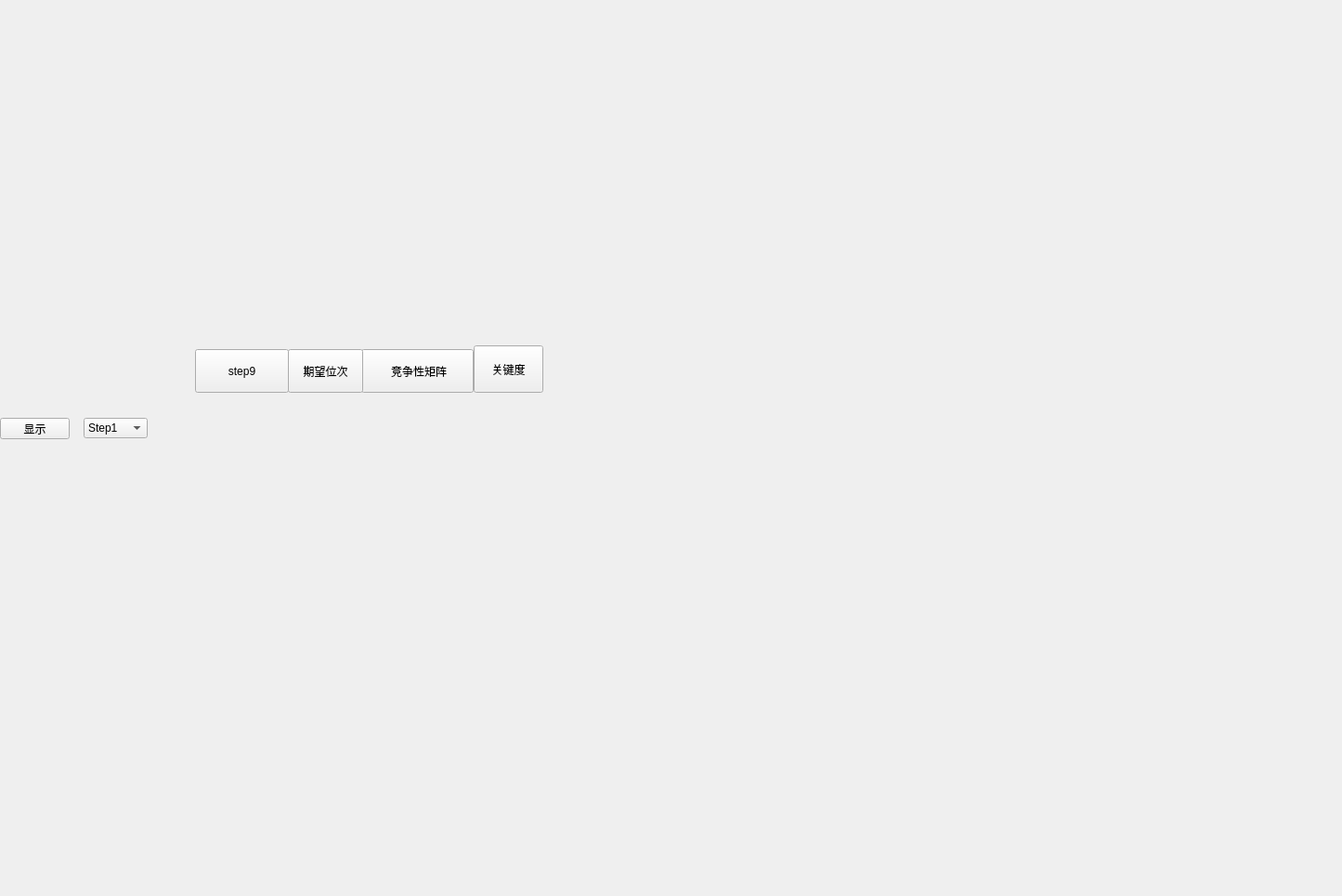
<?xml version="1.0" encoding="UTF-8"?>
<ui version="4.0">
 <class>Step9</class>
 <widget class="QWidget" name="Step9">
  <property name="geometry">
   <rect>
    <x>0</x>
    <y>0</y>
    <width>1445</width>
    <height>965</height>
   </rect>
  </property>
  <property name="windowTitle">
   <string>Form</string>
  </property>
  <widget class="QStackedWidget" name="stackedWidget">
   <property name="geometry">
    <rect>
     <x>725</x>
     <y>0</y>
     <width>720</width>
     <height>480</height>
    </rect>
   </property>
   <property name="currentIndex">
    <number>0</number>
   </property>
   <widget class="QWidget" name="page"/>
   <widget class="QWidget" name="page_2"/>
  </widget>
  <widget class="QWidget" name="widget" native="true">
   <property name="geometry">
    <rect>
     <x>0</x>
     <y>0</y>
     <width>720</width>
     <height>480</height>
    </rect>
   </property>
   <widget class="QPushButton" name="pushButton">
    <property name="geometry">
     <rect>
      <x>210</x>
      <y>376</y>
      <width>101</width>
      <height>47</height>
     </rect>
    </property>
    <property name="font">
     <font>
      <family>Microsoft YaHei UI</family>
      <pointsize>9</pointsize>
      <stylestrategy>PreferAntialias</stylestrategy>
     </font>
    </property>
    <property name="text">
     <string>step9</string>
    </property>
   </widget>
   <widget class="QPushButton" name="pushButton_3">
    <property name="geometry">
     <rect>
      <x>0</x>
      <y>450</y>
      <width>75</width>
      <height>23</height>
     </rect>
    </property>
    <property name="text">
     <string>显示</string>
    </property>
   </widget>
   <widget class="QPushButton" name="pushButton_2">
    <property name="geometry">
     <rect>
      <x>389</x>
      <y>376</y>
      <width>121</width>
      <height>47</height>
     </rect>
    </property>
    <property name="text">
     <string> 竞争性矩阵</string>
    </property>
   </widget>
   <widget class="QPushButton" name="pushButton_4">
    <property name="geometry">
     <rect>
      <x>310</x>
      <y>376</y>
      <width>81</width>
      <height>47</height>
     </rect>
    </property>
    <property name="text">
     <string>期望位次</string>
    </property>
   </widget>
   <widget class="QPushButton" name="pushButton_5">
    <property name="geometry">
     <rect>
      <x>510</x>
      <y>372</y>
      <width>75</width>
      <height>51</height>
     </rect>
    </property>
    <property name="text">
     <string>关键度</string>
    </property>
   </widget>
   <widget class="QComboBox" name="comboBox">
    <property name="geometry">
     <rect>
      <x>90</x>
      <y>450</y>
      <width>69</width>
      <height>22</height>
     </rect>
    </property>
    <item>
     <property name="text">
      <string>Step1</string>
     </property>
    </item>
    <item>
     <property name="text">
      <string>Step2</string>
     </property>
    </item>
    <item>
     <property name="text">
      <string>Step3</string>
     </property>
    </item>
    <item>
     <property name="text">
      <string>Step4</string>
     </property>
    </item>
    <item>
     <property name="text">
      <string>Step5</string>
     </property>
    </item>
    <item>
     <property name="text">
      <string>Step6</string>
     </property>
    </item>
    <item>
     <property name="text">
      <string>Step7</string>
     </property>
    </item>
    <item>
     <property name="text">
      <string>Step8</string>
     </property>
    </item>
    <item>
     <property name="text">
      <string>Step9</string>
     </property>
    </item>
   </widget>
  </widget>
  <widget class="QStackedWidget" name="stackedWidget_2">
   <property name="geometry">
    <rect>
     <x>0</x>
     <y>485</y>
     <width>1445</width>
     <height>480</height>
    </rect>
   </property>
   <widget class="QWidget" name="page_3"/>
   <widget class="QWidget" name="page_4"/>
  </widget>
 </widget>
 <resources/>
 <connections/>
</ui>
